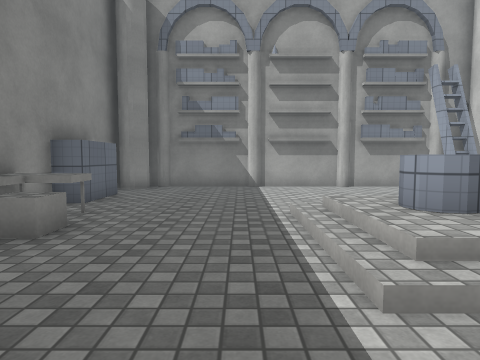
View 1 (above)

13 first-person views from a walk through a scene from a Unity 3-D project. The camera is 1.2 m above the floor, tilts 4° down and sees 75° across. The floor is counted in squares, 1.12 m on a side. Each view is taken from the middle of a square. On the plan, view 1 faces up. The plan holds only what a view shows up to about 13 squares ahead; the rest is blank. The player character is not drawn. Surface patterns are stand-ins for the level's own textures.

View 2
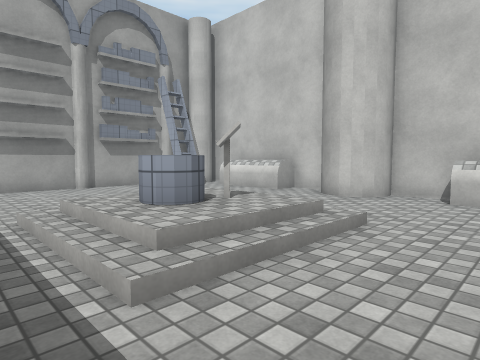

View 3
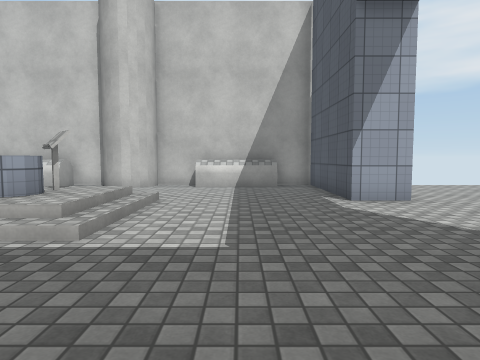

View 4
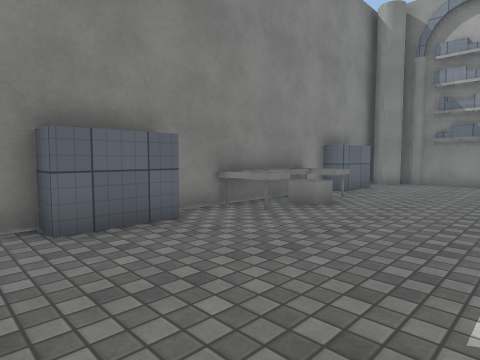

View 5
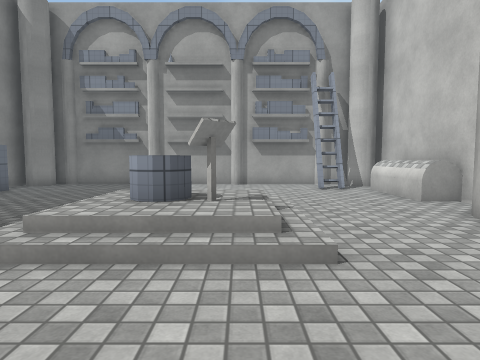

View 6
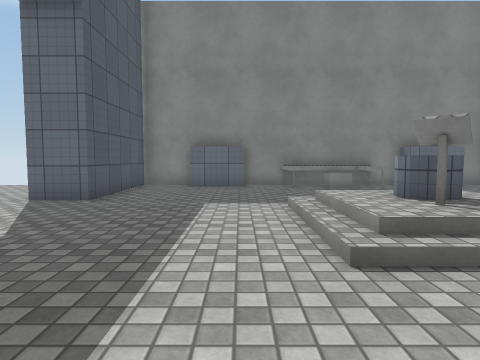

View 7
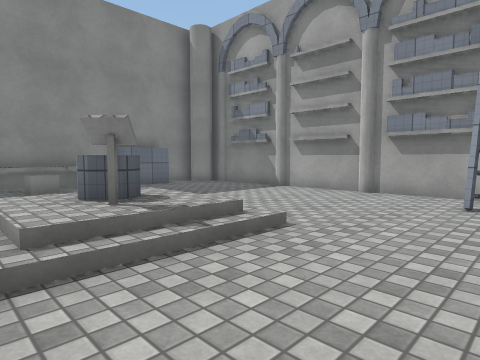

View 8
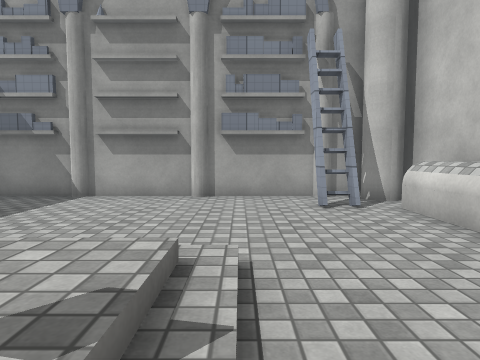

View 9
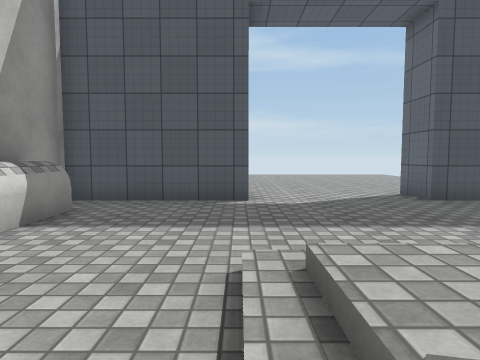

View 10
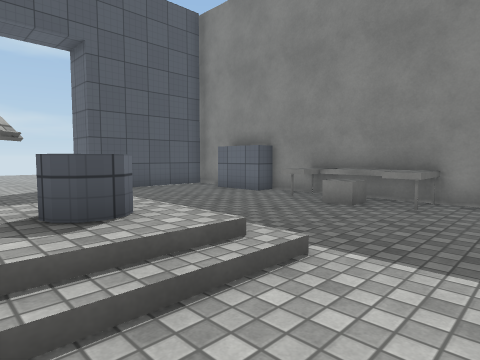

View 11
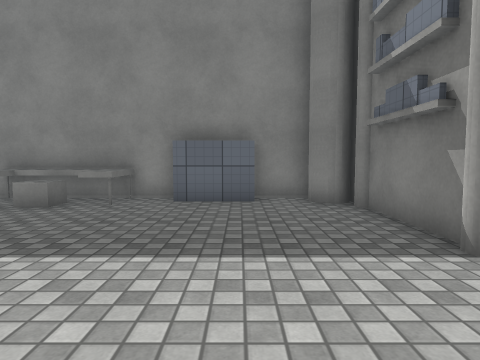

View 12
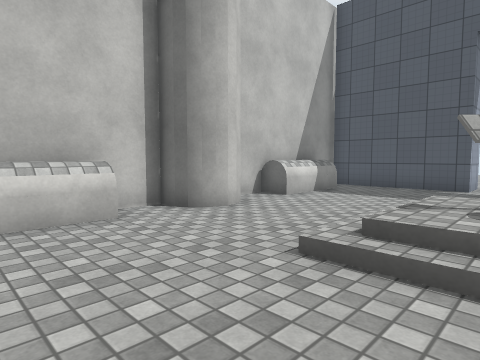

View 13
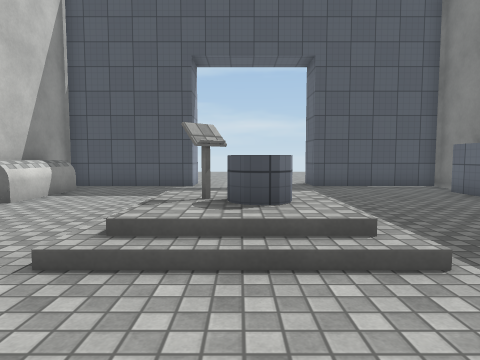

### Floor plan
Key: @ floor where view 1 was taken; # wall or solid block; . floor; / step, stairs or slope; O other object.
Columns run from 5 left of view 1 to 10 right of it. Each row starts with its distance up from view 1.
 12  ###############
 11 ##...........###
 10 #...........O..#
  9 ##............O#
  8 ##............O#
  7 #.............O#
  6 #OO.../////....#
  5 #OO.../   /...##
  4 #OO.../OOO/...##
  3 #OO.../   /...##
  2 #...../////....#
  1 ##............O#
  0  #...@........O#
 -1 ##............O#
 -2 #..............#
 -3 ######....######
 -4      #....#
 -5     ........
 -6    ...........
 -7    ....... ....
 -8     ......  ...

Positions as (right, up) in squares from view 1, and headings:
1: (0, 0), facing up
2: (0, 0), facing up-right
3: (-3, 0), facing right
4: (1, -2), facing up-left
5: (4, -1), facing up
6: (8, 1), facing left
7: (8, 2), facing up-left
8: (5, 3), facing up
9: (5, 5), facing down
10: (4, 8), facing down-left
11: (4, 9), facing left
12: (3, 9), facing down-right
13: (3, 9), facing down
